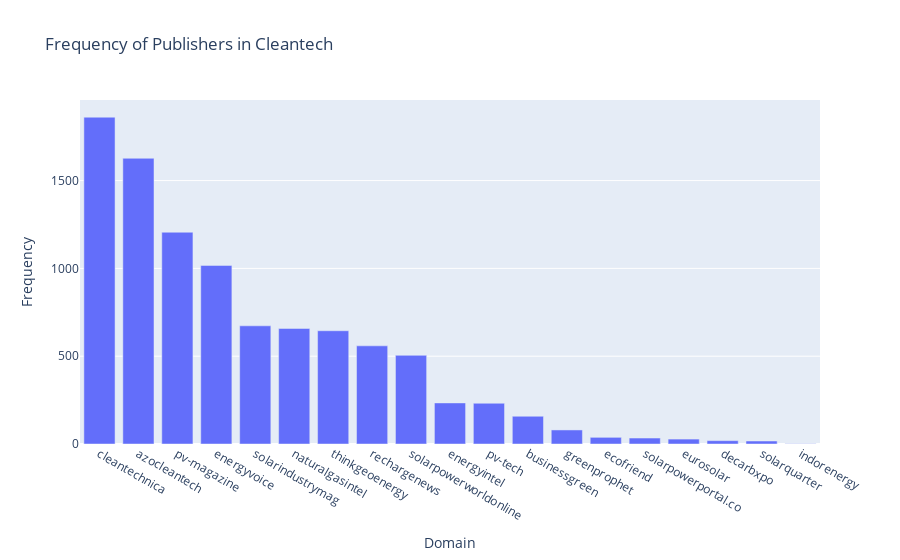

Notebook code for this chart:
### Markdown cell above
### <a id='toc1_3_1_'></a>[Frequency of Publishers](#toc0_)

### Code cell
domain_freq = df['domain'].value_counts()
domain_freq = domain_freq.reset_index()
domain_freq.columns = ['domain', 'count']

fig = go.Figure()
fig.add_trace(go.Bar(x=domain_freq['domain'], y=domain_freq['count']))

fig.update_layout(
    title='Frequency of Publishers in Cleantech',
    xaxis_title='Domain',
    yaxis_title='Frequency'
)

fig.show()

### Figure 1 — Plotly figure (JSON) as saved in the notebook; plotly's stock layout.template omitted (floating-point values rounded to 4 significant figures)
{"data": [{"type": "bar", "x": ["cleantechnica", "azocleantech", "pv-magazine", "energyvoice", "solarindustrymag", "naturalgasintel", "thinkgeoenergy", "rechargenews", "solarpowerworldonline", "energyintel", "pv-tech", "businessgreen", "greenprophet", "ecofriend", "solarpowerportal.co", "eurosolar", "decarbxpo", "solarquarter", "indorenergy"], "y": [1861, 1627, 1206, 1017, 673, 658, 645, 559, 505, 234, 232, 158, 80, 38, 34, 28, 19, 17, 2]}], "layout": {"title": {"text": "Frequency of Publishers in Cleantech"}, "xaxis": {"title": {"text": "Domain"}}, "yaxis": {"title": {"text": "Frequency"}}}}
